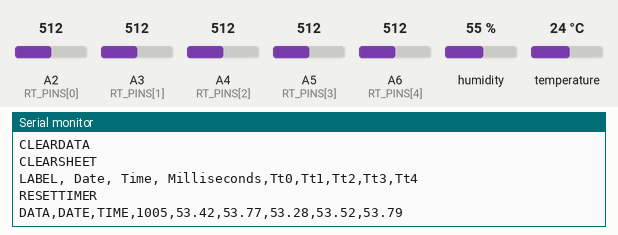
A sketch run on a simulated Arduino Nano, built with avr-gcc and run on an emulated ATmega328P. Parts: the last lines printed to the serial monitor. The test bench sets the inputs (shaded band); at power-on: A2 (RT_PINS[0]) = 512, A3 (RT_PINS[1]) = 512, A4 (RT_PINS[2]) = 512, A5 (RT_PINS[3]) = 512, A6 (RT_PINS[4]) = 512, humidity 55 %, temperature 24 °C.

Above: at 1.2 s.
1.3 s: A2 (RT_PINS[0]) set to 716
At 2.6 s:
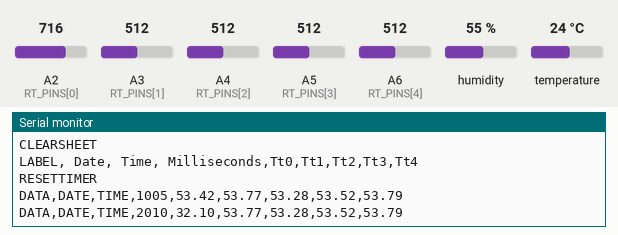
2.8 s: A3 (RT_PINS[1]) set to 716
At 3.8 s:
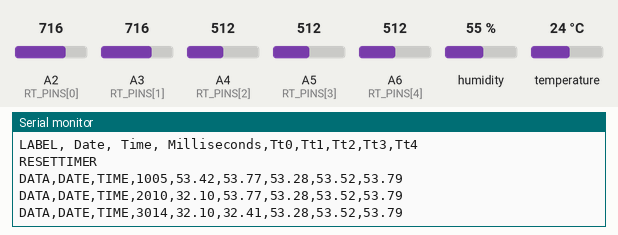
4.3 s: A4 (RT_PINS[2]) set to 716
At 5.6 s:
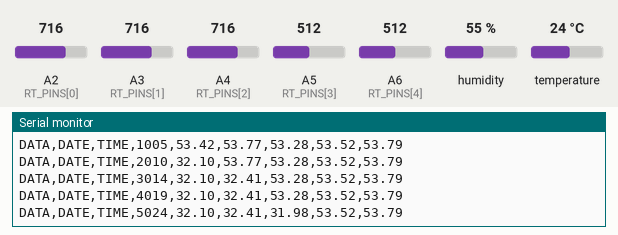
5.8 s: A5 (RT_PINS[3]) set to 716
At 6.8 s:
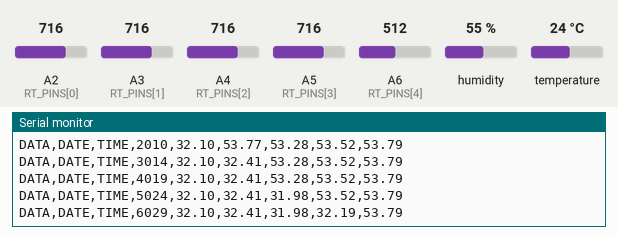
7.3 s: A6 (RT_PINS[4]) set to 716
At 8.6 s:
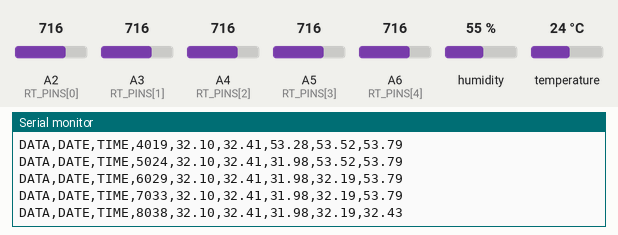
8.8 s: A2 (RT_PINS[0]) set to 992
At 9.6 s:
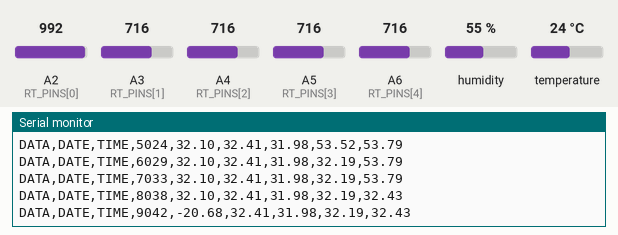
Timing chart, 0 to 11.3 s (numbered marks = the images above; inputs shaded):
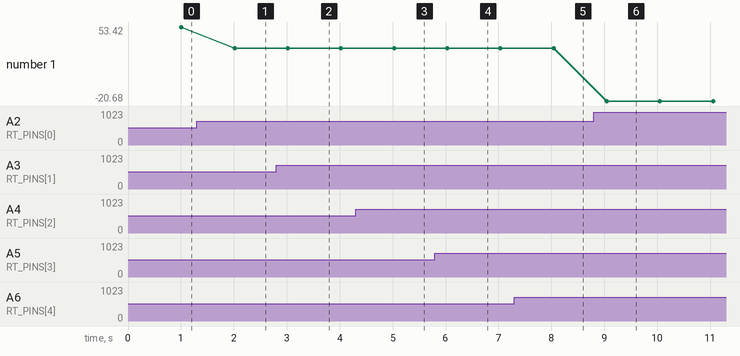

Measured:
- after the input at 1.3 s, the serial monitor: prints a new line after 0.71 s (image 1)
- after the input at 2.8 s, the serial monitor: prints a new line after 0.22 s (image 2)
- after the input at 4.3 s, the serial monitor: prints a new line after 0.73 s (image 3)
- after the input at 5.8 s, the serial monitor: prints a new line after 0.23 s (image 4)
- after the input at 7.3 s, the serial monitor: prints a new line after 0.74 s (image 5)
- after the input at 8.8 s, the serial monitor: prints a new line after 0.25 s (image 6)
- plotted number 1: 53.42 → 32.1 after the input at 1.3 s, 32.1 → -20.68 after the input at 8.8 s

The sketch:

Thermal_tests.ino
```cpp
// -------------- IMPORTATION OF LIBRARIES --------------
#include <stdio.h>
#include <math.h>
#include "DHT.h"
#include <SPI.h>
#include <mcp2515.h>


// (1)-------------- GENERAL SET-UP --------------(1)
uint32_t initialTime;
uint32_t sendDataTimer;
uint32_t sendDataTimeout = 1000;

bool canDataRelevant = false;
bool dhtDataRelevant = false;
bool RtDataRelevant  = true;


// (2)-------------- DHT SET-UP AND RELATED FUNCS --------------(2)
#define DHTPIN 3
#define DHTTYPE DHT22
DHT dht(DHTPIN, DHTTYPE);
const int NUM_THdht_MEMORY = 2;

float Tdht;
float Hdht;
float Tdht_nanmean;
float Hdht_nanmean;
float Tdht_memory[NUM_THdht_MEMORY];
float Hdht_memory[NUM_THdht_MEMORY];


void readUpdateTHdht(){
  Tdht = dht.readTemperature();
  Hdht = dht.readHumidity();
}

void updateTHdht_memory(){
  for(int i=0; i<NUM_THdht_MEMORY-1; i++){
  Tdht_memory[i] = Tdht_memory[i+1];
  Hdht_memory[i] = Hdht_memory[i+1];
  }

  Tdht_memory[NUM_THdht_MEMORY-1] = Tdht;
  Hdht_memory[NUM_THdht_MEMORY-1] = Hdht;
}


void updateTHdht_nanmean(){

  float sum1 = 0;
  float sum2 = 0;
  int count1 = 0;
  int count2 = 0;

  for(int i=0; i<NUM_THdht_MEMORY; i++){

    if (!isnan(Tdht_memory[i])) {
    sum1 += Tdht_memory[i];
    count1++;
    }

    if (!isnan(Hdht_memory[i])) {
    sum2 += Hdht_memory[i];
    count2++;
    }

    if (count1 == 0) {Tdht_nanmean = NAN;}
    else             {Tdht_nanmean = sum1 / count1;}

    if (count2 == 0) {Hdht_nanmean = NAN;}
    else             {Hdht_nanmean = sum2 / count2;}
  }
}


// (3)-------------- THERMISTOR SET-UP AND RELATED FUNCS --------------(3)

const int NUM_RT_PINS          = 5;
const int RT_PINS[NUM_RT_PINS] = {A2, A3, A4, A5, A6};
float     R1[NUM_RT_PINS]      = {31700.0, 31280.0, 31860.0, 31580.0, 31265.0};
const int NUM_Tt_MEMORY        = 10;

float Vcc = 5.0;
float Rt[NUM_RT_PINS];
float Vt[NUM_RT_PINS];
float Tt[NUM_RT_PINS];
float Tt_nanmean[NUM_RT_PINS];
float Tt_memory[NUM_Tt_MEMORY][NUM_RT_PINS];


void readUpdateVt(){
  for(int i=0; i<NUM_RT_PINS; i++){
    Vt[i] = Vcc*analogRead(RT_PINS[i])/1023.0;
  }
}

void updateRt(){
  for(int i=0; i<NUM_RT_PINS; i++){
    Rt[i] = R1[i]*Vt[i]/(Vcc - Vt[i]);
  }
}

void updateTt(){
  float lnRt;
  float A =  610.5282190830485;
  float B = -85.97402403405586;
  float C =  3.4037509247172553;
  float D = -0.007982876975644648;
  float E = -0.0019710091731159445;

  for(int i=0; i<NUM_RT_PINS; i++){
  lnRt = log(Rt[i]);
  Tt[i] = A + B*lnRt + C*pow(lnRt,2) + D*pow(lnRt,3) + E*pow(lnRt,4);
  }
}

void updateTt_memory(){
  for(int i=0; i<NUM_Tt_MEMORY-1; i++){for(int j=0; j<NUM_RT_PINS; j++){Tt_memory[i][j] = Tt_memory[i+1][j];}}

  for(int j=0; j<NUM_RT_PINS; j++){
    Tt_memory[NUM_Tt_MEMORY-1][j] = Tt[j];
    }
}

void updateTt_nanmean(){
  for(int j=0; j<NUM_RT_PINS; j++){

    float sum = 0;
    int count = 0;
    for(int i=0; i<NUM_Tt_MEMORY; i++){
      if (!isnan(Tt_memory[i][j])) {
      sum += Tt_memory[i][j];
      count++;
      }
    }

    if (count == 0) {Tt_nanmean[j] = NAN;}
    else            {Tt_nanmean[j] = sum / count;}
  }
}


// (4)-------------- CAN SET-UP --------------(4)
struct can_frame canMsg;
MCP2515 mcp2515(10);

float batteryVoltage = NAN;
float batteryCurrent = NAN;
float batterySOC = NAN;

void readUpdateBatteryData(){
  if (mcp2515.readMessage(&canMsg) == MCP2515::ERROR_OK) {
    if(canMsg.can_id == 2550245121){
      batteryVoltage = 0.1*(  (canMsg.data[1] << 8) | canMsg.data[0]);
      batteryCurrent = 0.1*( ((canMsg.data[3] << 8) | canMsg.data[2]) - 32000);
      batterySOC     = 1.0*canMsg.data[4];
    }
  }
}


// (5)-------------- PRINT DATA --------------(5)

void excelSetup(){

  String setupString = "LABEL, Date, Time, Milliseconds";

  if(canDataRelevant){
    setupString = setupString + ",V,I,Soc";}

  if(dhtDataRelevant){
    setupString = setupString + ",Tdht,Hdht";}

  if(RtDataRelevant){
    for(int i=0; i<NUM_RT_PINS; i++){
      setupString = setupString + ",Tt" + i;}
  }

  Serial.println("CLEARDATA");
  Serial.println("CLEARSHEET");
  Serial.println(setupString);
  Serial.println("RESETTIMER");
}

void sendData(){
  String dataString = "DATA,DATE,TIME";
  dataString = dataString + "," + (millis() - initialTime);

  if(canDataRelevant){
    dataString = dataString + "," + batteryVoltage;
    dataString = dataString + "," + batteryCurrent;
    dataString = dataString + "," + batterySOC;
  }

  if(dhtDataRelevant){
    updateTHdht_nanmean();
    dataString = dataString + "," + Tdht_nanmean;
    dataString = dataString + "," + Hdht_nanmean;
  }

  if(RtDataRelevant){
    updateTt_nanmean();
    for(int i=0; i<NUM_RT_PINS; i++){
      dataString = dataString + "," + Tt_nanmean[i] ;
    }
  }

  Serial.println(dataString);

}


void setup() {
  // SET THERMISTOR PINS TO INPUT.

  for(int i=0; i<NUM_RT_PINS; i++){
    pinMode(RT_PINS[i], INPUT);
  }

  // INITIALIZE SERIAL AND DHT SENSOR.
  Serial.begin(9600);
  while (!Serial){;}
  dht.begin();

  // INITIALIZE CAN MODULE
  mcp2515.reset();
  mcp2515.setBitrate(CAN_250KBPS, MCP_8MHZ);
  mcp2515.setNormalMode();


  // INITIALIZE MEMORY ARRAYS TO NAN.
  for(int i=0; i<NUM_THdht_MEMORY; i++){Tdht_memory[i] = NAN; Hdht_memory[i] = NAN;}
  for(int i=0; i<NUM_Tt_MEMORY; i++){for(int j=0; j<NUM_RT_PINS; j++){Tt_memory[i][j] = NAN;}}

  // INITIALIZE TIME VARIABLES.
  initialTime   = millis();
  sendDataTimer = millis();

  // EXECUTE EXCEL SET-UP.
  excelSetup();

}


void loop() {

  // BATTERY CAN DATA
  readUpdateBatteryData();

  // DHT SENSOR
  readUpdateTHdht();
  updateTHdht_memory();

  // THERMISTORS
  readUpdateVt();
  updateRt();
  updateTt();
  updateTt_memory();


  // SEND DATA OVER TO EXCEL
  if(millis() - sendDataTimer > sendDataTimeout){
    sendData();
    sendDataTimer = millis();
    }


  }
```
